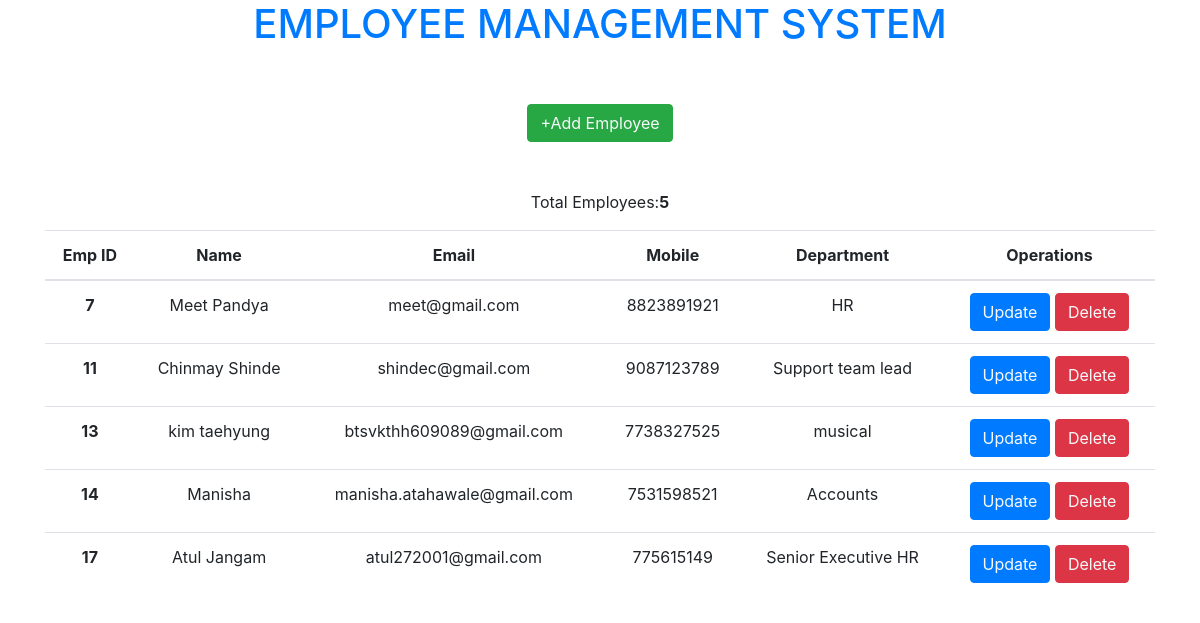
Screenshot of /display.php with the database file from the repository.
### tables this page shows
CREATE TABLE `employee` (
  `id` int NOT NULL AUTO_INCREMENT,
  `name` varchar(20) NOT NULL,
  `email` varchar(50) DEFAULT NULL,
  `mobile` varchar(20) NOT NULL,
  `department` varchar(20) NOT NULL,
  PRIMARY KEY (`id`)
);

### display.php (the view, shortened to what this page needs)
<!DOCTYPE html>
<html lang="en">
<head>
<h1><a href="index.php">EMPLOYEE MANAGEMENT SYSTEM</a></h1>
<link rel="stylesheet" href="https://maxcdn.bootstrapcdn.com/bootstrap/4.0.0/css/bootstrap.min.css"></head>
<body>
<div class="container">
<div class=" text-center">
<button class="btn btn-success my-5"><a href="user.php" class="text-light">+Add Employee</a>
</button>
<?php
include 'connect.php';
$sql="SELECT * from employee";
if ($result=mysqli_query($con,$sql))
  {
  $rowcount=mysqli_num_rows($result);
  echo"<p align=center>Total Employees:<b>$rowcount</b></p>";
  }
?>
<table class="table">
<thead>
<tr>
<th scope="col">Emp ID</th>
<th scope="col">Name</th>
<th scope="col">Email</th>
<th scope="col">Mobile</th>
<th scope="col">Department</th>
<th scope="col">Operations</th>
</tr>
</thead>
<tbody>
<?php
$sql="Select * from employee";
$result=mysqli_query($con,$sql);
if($result){
	while($row=mysqli_fetch_assoc($result)){
		$id=$row['id'];
		$name=$row['name'];
		$email=$row['email'];
		$mobile=$row['mobile'];
		$department=$row['department'];
		echo ' <tr>
			<th scope="row">'.$id.'</th>
			<td>'.$name.'</td>
			<td>'.$email.'</td>
			<td>'.$mobile.'</td>
			<td>'.$department.'</td>
			<td>
			<button class="btn btn-primary"><a href="update.php?updateid='.$id.'" class="text-light">Update</a></button>
			<button class="btn btn-danger"><a href="delete.php?deleteid='.$id.'" class="text-light">Delete</a></button>
			</td>
			</tr>';
	}
}
?>
</tbody>
</table>
</div>
</body>
</html>

### display.php (style rules this page uses)
h1 { text-align: center; }

### rows the page displays
employee: id "7", name "Meet Pandya", email "meet@gmail.com", mobile "8823891921", department "HR"
employee: id "11", name "Chinmay Shinde", email "shindec@gmail.com", mobile "9087123789", department "Support team lead"
employee: id "13", name "kim taehyung", email "btsvkthh609089@gmail.com", mobile "7738327525", department "musical"
employee: id "14", name "Manisha", email "manisha.atahawale@gmail.com", mobile "7531598521", department "Accounts"
employee: id "17", name "Atul Jangam", email "atul272001@gmail.com", mobile "775615149", department "Senior Executive HR"

### other values shown
$rowcount "5"
